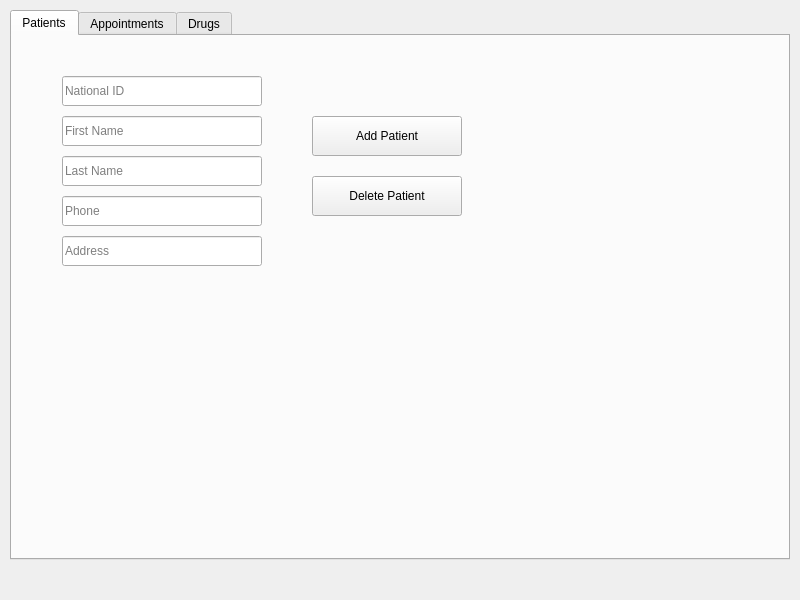
<?xml version="1.0" encoding="UTF-8"?>
<ui version="4.0">
 <class>HospitalApp</class>
 <widget class="QMainWindow" name="HospitalApp">
  <property name="geometry">
   <rect>
    <x>0</x>
    <y>0</y>
    <width>800</width>
    <height>600</height>
   </rect>
  </property>
  <property name="windowTitle">
   <string>Hospital Management</string>
  </property>
  <widget class="QWidget" name="centralwidget">
   <widget class="QTabWidget" name="tabWidget">
    <property name="geometry">
     <rect>
      <x>10</x>
      <y>10</y>
      <width>780</width>
      <height>550</height>
     </rect>
    </property>

    <!-- Patients Tab -->
    <widget class="QWidget" name="tab_patients">
     <attribute name="title">
      <string>Patients</string>
     </attribute>
     <widget class="QLineEdit" name="txt_nat_id">
      <property name="geometry">
       <rect><x>50</x><y>40</y><width>200</width><height>30</height></rect>
      </property>
      <property name="placeholderText">
       <string>National ID</string>
      </property>
     </widget>
     <widget class="QLineEdit" name="txt_fname">
      <property name="geometry">
       <rect><x>50</x><y>80</y><width>200</width><height>30</height></rect>
      </property>
      <property name="placeholderText">
       <string>First Name</string>
      </property>
     </widget>
     <widget class="QLineEdit" name="txt_lname">
      <property name="geometry">
       <rect><x>50</x><y>120</y><width>200</width><height>30</height></rect>
      </property>
      <property name="placeholderText">
       <string>Last Name</string>
      </property>
     </widget>
     <widget class="QLineEdit" name="txt_phone">
      <property name="geometry">
       <rect><x>50</x><y>160</y><width>200</width><height>30</height></rect>
      </property>
      <property name="placeholderText">
       <string>Phone</string>
      </property>
     </widget>
     <widget class="QLineEdit" name="txt_address">
      <property name="geometry">
       <rect><x>50</x><y>200</y><width>200</width><height>30</height></rect>
      </property>
      <property name="placeholderText">
       <string>Address</string>
      </property>
     </widget>
     <widget class="QPushButton" name="btn_add_patient">
      <property name="geometry">
       <rect><x>300</x><y>80</y><width>150</width><height>40</height></rect>
      </property>
      <property name="text">
       <string>Add Patient</string>
      </property>
     </widget>
     <widget class="QPushButton" name="btn_del_patient">
      <property name="geometry">
       <rect><x>300</x><y>140</y><width>150</width><height>40</height></rect>
      </property>
      <property name="text">
       <string>Delete Patient</string>
      </property>
     </widget>
    </widget>

    <!-- Appointments Tab -->
    <widget class="QWidget" name="tab_appointments">
     <attribute name="title">
      <string>Appointments</string>
     </attribute>
     <widget class="QLineEdit" name="txt_appt_pid">
      <property name="geometry">
       <rect><x>50</x><y>40</y><width>200</width><height>30</height></rect>
      </property>
      <property name="placeholderText">
       <string>Patient ID</string>
      </property>
     </widget>
     <widget class="QLineEdit" name="txt_appt_did">
      <property name="geometry">
       <rect><x>50</x><y>80</y><width>200</width><height>30</height></rect>
      </property>
      <property name="placeholderText">
       <string>Doctor ID</string>
      </property>
     </widget>
     <widget class="QLineEdit" name="txt_appt_date">
      <property name="geometry">
       <rect><x>50</x><y>120</y><width>200</width><height>30</height></rect>
      </property>
      <property name="placeholderText">
       <string>YYYY-MM-DD HH:MM:SS</string>
      </property>
     </widget>
     <widget class="QLineEdit" name="txt_appt_reason">
      <property name="geometry">
       <rect><x>50</x><y>160</y><width>200</width><height>30</height></rect>
      </property>
      <property name="placeholderText">
       <string>Reason</string>
      </property>
     </widget>
     <widget class="QPushButton" name="btn_add_appointment">
      <property name="geometry">
       <rect><x>300</x><y>100</y><width>200</width><height>40</height></rect>
      </property>
      <property name="text">
       <string>Add Appointment</string>
      </property>
     </widget>
    </widget>

    <!-- Drugs Tab -->
    <widget class="QWidget" name="tab_drugs">
     <attribute name="title">
      <string>Drugs</string>
     </attribute>
     <widget class="QLineEdit" name="txt_drug_name">
      <property name="geometry">
       <rect><x>50</x><y>40</y><width>200</width><height>30</height></rect>
      </property>
      <property name="placeholderText">
       <string>Drug Name</string>
      </property>
     </widget>
     <widget class="QLineEdit" name="txt_drug_form">
      <property name="geometry">
       <rect><x>50</x><y>80</y><width>200</width><height>30</height></rect>
      </property>
      <property name="placeholderText">
       <string>Form</string>
      </property>
     </widget>
     <widget class="QLineEdit" name="txt_drug_strength">
      <property name="geometry">
       <rect><x>50</x><y>120</y><width>200</width><height>30</height></rect>
      </property>
      <property name="placeholderText">
       <string>Strength</string>
      </property>
     </widget>
     <widget class="QLineEdit" name="txt_drug_qty">
      <property name="geometry">
       <rect><x>50</x><y>160</y><width>200</width><height>30</height></rect>
      </property>
      <property name="placeholderText">
       <string>Quantity</string>
      </property>
     </widget>
     <widget class="QLineEdit" name="txt_drug_price">
      <property name="geometry">
       <rect><x>50</x><y>200</y><width>200</width><height>30</height></rect>
      </property>
      <property name="placeholderText">
       <string>Price</string>
      </property>
     </widget>
     <widget class="QPushButton" name="btn_add_drug">
      <property name="geometry">
       <rect><x>300</x><y>100</y><width>200</width><height>40</height></rect>
      </property>
      <property name="text">
       <string>Add Drug</string>
      </property>
     </widget>
    </widget>

   </widget>
  </widget>
 </widget>
 <resources/>
 <connections/>
</ui>
